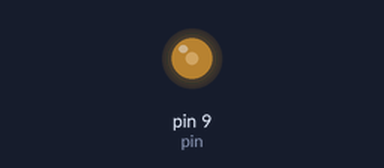
Simulated run of this sketch. Board: Arduino Uno, built with avr-gcc and run on an emulated ATmega328P. Parts: output pins drawn as LEDs (lit = HIGH).

Above: at 0.1 s.
Timing chart, 0 to 1.6 s (numbered marks = the images above):
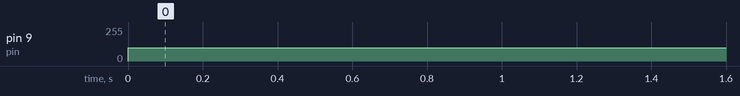

Measured:
- by itself, pin 9 (pin): 0/255 → 100/255 at 0.00 s

The sketch:

AnalogWrite.ino
```cpp
int pin = 9;

void setup() {
  // put your setup code here, to run once:
  pinMode(pin, OUTPUT);
}

void loop() {
  // put your main code here, to run repeatedly:
  analogWrite(pin, 100);
}
```
